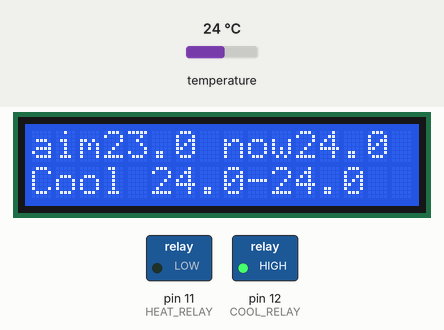
Simulated run of this sketch. Board: Arduino Uno, built with avr-gcc and run on an emulated ATmega328P. On the bench: 16×2 character LCD, switched loads named in the sketch (green lamp = pin HIGH). The inputs (shaded band) are chosen by the test bench; at power-on: temperature 24 °C. What the sketch prints to the serial monitor is not drawn.

Above: at 3.2 s.
3.3 s: temperature set to 12 °C
At 5.6 s:
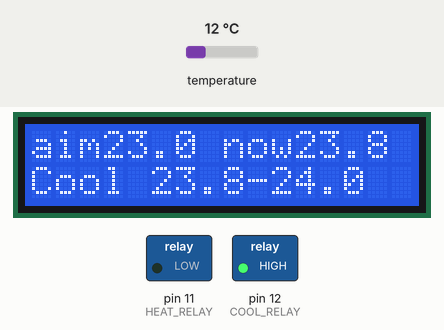
7.6 s: temperature set to 14.7 °C
At 11.7 s:
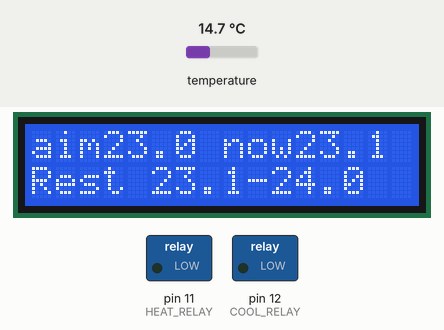
12.9 s: temperature set to 15.7 °C
At 19.0 s:
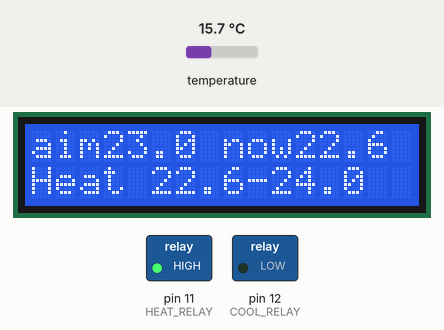
Timing chart, 0 to 20.5 s (numbered marks = the images above; inputs shaded):
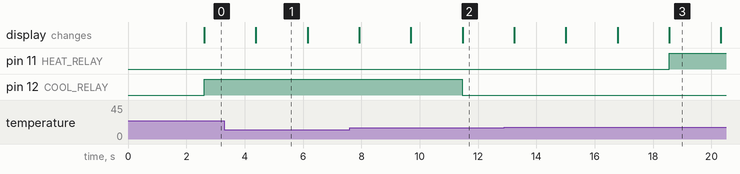

The sketch:

FermentionController3.ino
```cpp
/*
 *  Fermentation Controller
 *
 *  v2 Changed over to DS18B20 temp sensor and added 60 sec average temp reading.
 *  v3 Corrected min and max by setting average temp to first temp reading.
 *     Improved changed decision logic so that target temp will always be reached before changing action.
 */

#include <LiquidCrystal.h>
#include <OneWire.h>
#include <DallasTemperature.h>

// Data wire is plugged into pin 3 on the Arduino
#define ONE_WIRE_BUS 3

// Setup a oneWire instance to communicate with any OneWire devices (not just Maxim/Dallas temperature ICs)
OneWire oneWire(ONE_WIRE_BUS);

// Pass our oneWire reference to Dallas Temperature.
DallasTemperature sensors(&oneWire);

// define the temp data variables
const int NUM_READINGS = 60;
double tempReadings[NUM_READINGS]; // array to hold temp readings
int tempIndex = 0; // index of the current reading
double tempTotal = 0; // total of all the temp readings
double tempAverage = 0.0; // average temp reading


// initialize the library with the numbers of the interface pins
LiquidCrystal lcd(8, 9, 4, 5, 6, 7);           // select the pins used on the LCD panel
const int LIGHT_PIN = 10; // pin 10 controls the backlight

// define some values used by the panel and buttons
int lcd_key     = 0;
int adc_key_in  = 0;
boolean lightOn = true;  // keep track of whether the LCD light is on or off

#define btnRIGHT  0
#define btnUP     1
#define btnDOWN   2
#define btnLEFT   3
#define btnSELECT 4
#define btnNONE   5

#define HEAT_RELAY 11 //  Heating relay pin
#define COOL_RELAY 12 // Cooling relay pin

int read_LCD_buttons(){               // read the buttons
  adc_key_in = analogRead(0);       // read the value from the sensor

  // my buttons when read are centered at these valies: 0, 144, 329, 504, 741
  // we add approx 50 to those values and check to see if we are close
  // We make this the 1st option for speed reasons since it will be the most likely result

  if (adc_key_in > 1000) return btnNONE;

  // For V1.1 us this threshold
  /*
    if (adc_key_in < 50)   return btnRIGHT;
   if (adc_key_in < 250)  return btnUP;
   if (adc_key_in < 450)  return btnDOWN;
   if (adc_key_in < 650)  return btnLEFT;
   if (adc_key_in < 850)  return btnSELECT;
   */

  // For V1.0 comment the other threshold and use the one below:
  if (adc_key_in < 50)   return btnRIGHT;
  if (adc_key_in < 195)  return btnUP;
  if (adc_key_in < 380)  return btnDOWN;
  if (adc_key_in < 555)  return btnLEFT;
  if (adc_key_in < 790)  return btnSELECT;

  return btnNONE;                // when all others fail, return this.
}

const byte degreeSymbol = B11011111;

const float TARGET_TEMP = 23.0; // the target temperature of the fermentation chamber
const float TEMP_DIFF = 0.3; // the tolerance we allow before taking action

//float currentTemp = 0.0;
float minTemp = 1000.0;
float maxTemp = -1000.0;

const int REST = 0;
const int HEAT = 1;
const int COOL = 2;
int currentAction = REST; // the current thing we're doing (e.g. REST, HEAT or COOL)


void setup(void) {
  Serial.begin(9600);

  // set up the relay pins
  pinMode(HEAT_RELAY,OUTPUT);
  pinMode(COOL_RELAY,OUTPUT);

  // set up the LCD as 16 x 2
  lcd.begin(16,2);

  // set up the temp sensors
  sensors.begin();

  sensors.requestTemperatures();
  double firstReading = sensors.getTempCByIndex(0); // read the temp into index location

  Serial.print("first reading=");
  Serial.println(firstReading);

  // initialise the temp readings to 0
  for ( int thisReading = 0; thisReading < NUM_READINGS; thisReading++ ) {
    tempReadings[thisReading] = firstReading;
    //tempReadings[thisReading] = 0;
  }
  tempAverage = firstReading;
  tempTotal = tempAverage * NUM_READINGS;

  delay(1000);
}

void loop(void) {
  char buf[6];

  sensors.requestTemperatures();

  // do the temp readings and average calculation
  tempTotal -= tempReadings[tempIndex]; // subtract the last temp reading
  tempReadings[tempIndex] = sensors.getTempCByIndex(0); // read the temp into index location

  Serial.print("target=");
  Serial.print(TARGET_TEMP);
  Serial.print("+/-");
  Serial.print(TEMP_DIFF);
  Serial.print(" temp=");
  Serial.print(tempReadings[tempIndex]);

  tempTotal += tempReadings[tempIndex]; // add the new temp reading to the total
  tempIndex++; // increment the temp index
  // reset the temp index if at the end of the array
  if ( tempIndex >= NUM_READINGS ) {
    tempIndex = 0;
  }

  tempAverage = tempTotal / NUM_READINGS; // calculate the average
  Serial.print(" avg=" );
  Serial.print(tempAverage);


  // update the max and min values TODO after 60 readings
  if (tempAverage > maxTemp) {
    maxTemp = tempAverage;
  }
  if (tempAverage < minTemp) {
    minTemp = tempAverage;
  }

  // what are we doing and do we need to change
  switch ( currentAction ) {
  case REST:
    // are we within tolerance
    if ( tempAverage < (TARGET_TEMP-TEMP_DIFF) ) {
      // we are too cold so start heating
      currentAction = HEAT;
    }
    else if ( tempAverage > (TARGET_TEMP+TEMP_DIFF) ) {
      // we are too hot so start cooling
      currentAction = COOL;
    }
    else {
      // we are within tolerance so keep resting
      currentAction = REST;
    }
    break;

  case HEAT:
    // have we reached or exceeded our target yet, but we don't want to overshoot
    if ( tempAverage >= ( TARGET_TEMP - TEMP_DIFF/2 )) {
      // yes so rest
      currentAction = REST;
    }
    break;

  case COOL:
    // have we reached or exceeded our target yet, but we don't wnat to overshoot
    if ( tempAverage <= ( TARGET_TEMP + TEMP_DIFF/2 ) ) {
      // yes so rest
      currentAction = REST;
    }
    break;


  }

  // do the action
  switch ( currentAction) {

  case REST:
    digitalWrite(HEAT_RELAY,LOW); // turn the Heat off
    digitalWrite(COOL_RELAY,LOW); // turn the Cool off
    break;

  case HEAT:
    digitalWrite(HEAT_RELAY,HIGH); // turn the Heat on
    digitalWrite(COOL_RELAY,LOW); // turn the Cool off
    break;

  case COOL:
    digitalWrite(HEAT_RELAY,LOW); // turn the Heat off
    digitalWrite(COOL_RELAY,HIGH); // turn the Cool on
    break;

    //  default:
  }

  //  fahrenheit = celsius * 1.8 + 32.0;

  Serial.print(" min=");
  Serial.print(minTemp);
  Serial.print(" max=");
  Serial.print(maxTemp);
  Serial.print(" ");

  // print line 1
  lcd.setCursor(0,0);
  lcd.print("aim");
  lcd.print( dtostrf(TARGET_TEMP,4,1,buf) );
  lcd.print(" ");

  lcd.print("now");
  lcd.print( dtostrf(tempAverage,4,1,buf) );
  lcd.print(" ");

  //print line 2
  lcd.setCursor(0,1);

  switch ( currentAction) {

  case REST:
    lcd.print("Rest");
    Serial.print("Rest");
    break;
  case HEAT:
    lcd.print("Heat");
    Serial.print("Heat");
    break;
  case COOL:
    lcd.print("Cool");
    Serial.print("Cool");
    break;
  default:
    lcd.print("ERROR");
    Serial.print("ERROR");

  }


  //  lcd.print("Heat");
  lcd.print(" ");
  //  lcd.print("Lo ");
  lcd.print( dtostrf(minTemp,4,1,buf) );
  lcd.print("-");
  lcd.print( dtostrf(maxTemp,4,1,buf) );

  Serial.println();


  delay(1000);

}
```

Measured:
- the behaviour switches between 15 and 15.1 °C on temperature (found by bisection; images 2 and 3)
- after the input at 3.3 s, the display: changes after 1.1 s (image 1)
- after the input at 12.9 s, pin 11 (HEAT_RELAY): LOW → HIGH after 5.7 s instead of 3.9 s
- what the display in image 1 shows lasts 1.8 s, from 4.4 s to 6.2 s
